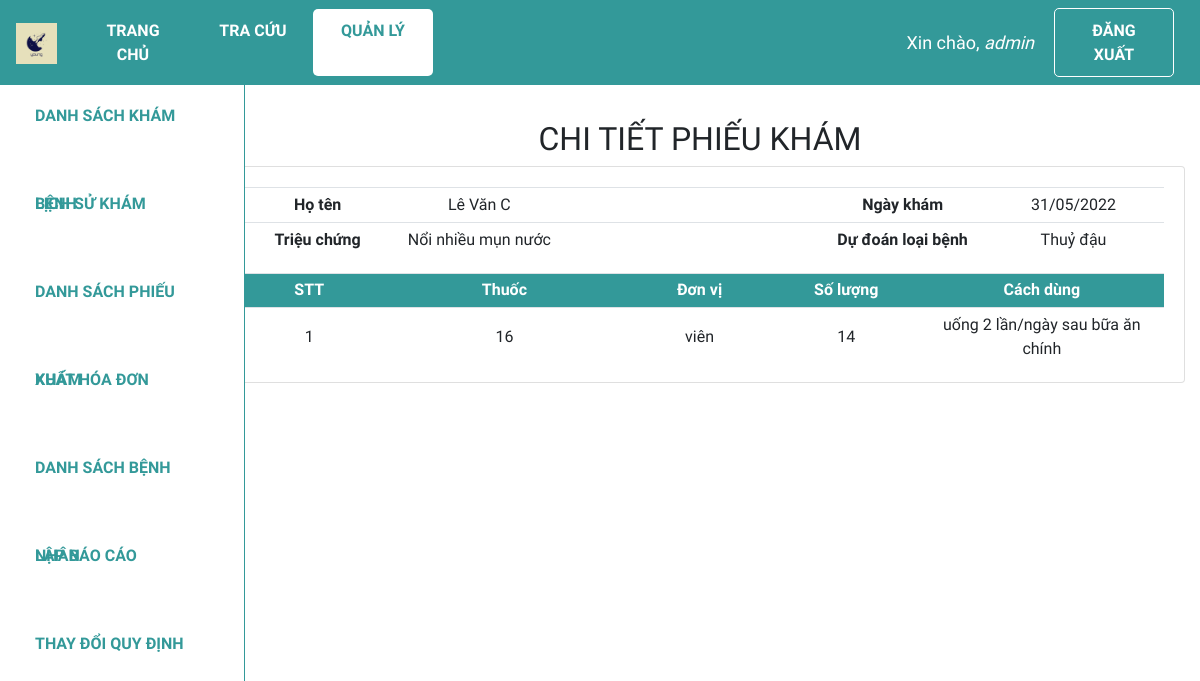
The page /xem_pk/PK1787291070 (signed in) on the database its author committed.
### web_core/models.py (models this page shows, shortened)
class PHIEUKHAM(models.Model):
    id = ShortUUIDField(
        verbose_name='ID phiếu khám',
        length=10,
        max_length=12,
        prefix="PK",
        alphabet="0123456789",
        primary_key=True
    )
    id_benhnhan = models.ForeignKey(BENHNHAN, on_delete = models.CASCADE,verbose_name = 'ID bệnh nhân', null = True)
    ngay_kham = models.DateTimeField('Ngày khám', auto_now_add = True)
    trieu_chung = models.CharField('Triệu chứng', max_length = 100, blank = False)
    loai_benh = models.ForeignKey(DANHMUC, on_delete = models.CASCADE, limit_choices_to = {'loai':'Bệnh'}, related_name = 'benh',verbose_name = 'Loại bệnh',null = True)

class BENHNHAN(models.Model):
    GIOITINH = (
        ('Nam', 'Nam'),
        ('Nữ', 'Nữ'),
    )
    id = ShortUUIDField(
        verbose_name='ID bệnh nhân',
        length=10,
        max_length=12,
        prefix="BN",
        alphabet="0123456789",
        primary_key=True)
    ho_ten = models.CharField('Họ tên', max_length = 100)
    gioi_tinh = models.CharField('Giới tính', max_length = 3, choices = GIOITINH)
    ngay_sinh = models.DateField('Ngày sinh', default = '01/01/1990', null=True)
    dia_chi = models.CharField('Địa chỉ', max_length = 255, null = True)

class DANHMUC(models.Model):
    CATEGORIES = (
        ('Bệnh', 'Bệnh'),
        ('Thuốc', 'Thuốc'),
        ('Đơn vị', 'Đơn vị'),
        ('Cách dùng', 'Cách dùng'),
    )
    id = ShortUUIDField(
        verbose_name='ID Danh mục',
        length=10,
        max_length=12,
        prefix="DM",
        alphabet="0123456789",
        primary_key=True)
    ten = models.CharField('Tên', max_length=255)
    loai = models.CharField('Loại', max_length=20, choices=CATEGORIES)
    gia_tri = models.IntegerField('Giá trị', null=True, blank=True, validators=[MinValueValidator(0)])
    def __str__(self):
        return self.ten

class SUDUNGTHUOC(models.Model):
    id_phieukham = models.ForeignKey('PHIEUKHAM', on_delete = models.CASCADE, verbose_name = 'ID phiếu khám', null = True)
    thuoc = models.ForeignKey(DANHMUC, on_delete = models.CASCADE, limit_choices_to = {'loai':'Thuốc'}, related_name = 'thuoc', verbose_name = 'Thuốc', null = True)
    soluong = models.IntegerField('Số lượng', validators = [MinValueValidator(1)])
    don_vi = models.ForeignKey(DANHMUC, on_delete = models.CASCADE, limit_choices_to = {'loai':'Đơn vị'}, related_name = 'don_vi', verbose_name = 'Đơn vị', null = True)
    cach_dung = models.ForeignKey(DANHMUC, on_delete = models.CASCADE, limit_choices_to = {'loai':'Cách dùng'}, related_name = 'cach_dung', verbose_name = 'Cách dùng', null = True)

### web_core/views.py (the view)
# urls.py: path('xem_pk/<str:id>', views.view_phieukham, name='quanli_xem_phieukham'),
@login_required(login_url='login')
def view_phieukham(request, id):
    phieukham = PHIEUKHAM.objects.get(id=id)
    sdt = SUDUNGTHUOC.objects.filter(id_phieukham = id)
    enum_dsthuoc = enumerate(sdt,start = 1)
    context = {'phieukham':phieukham, 'enum_dsthuoc':enum_dsthuoc}
    return render(request,'web_core/view_phieukham.html', context)

### web_core/templates/web_core/view_phieukham.html (shortened to what this page needs)
{% extends 'web_core/main.html' %}
{% block content %}
<div class="row">
    <div class="col-md-2">
        {% include 'web_core/sidebar.html' %}
    </div>
    <div class="col-md-10">
        <h2 class="table-title" style>CHI TIẾT PHIẾU KHÁM</h2>
        <div class="card card-body">
            <table class="table table-sm">
                <tr>
                    <th class="mid-content">Họ tên</th>
                    <td class="mid-content">{{phieukham.id_benhnhan.ho_ten}}</td>
                    <th class="small-content"></th>
                    <th class="small-content"></th>
                    <th class="small-content"></th>
                    <th class="small-content">Ngày khám</th>
                    <td class="small-content">{{phieukham.ngay_kham|date:"d/m/Y"}}</td>
                </tr>
                <tr>
                    <th class="mid-content">Triệu chứng</th>
                    <td class="mid-content">{{phieukham.trieu_chung}}</td>
                    <th class="small-content"></th>
                    <th class="small-content"></th>
                    <th class="small-content"></th>
                    <th class="mid-content">Dự đoán loại bệnh</th>
                    <td class="mid-content">{{phieukham.loai_benh.ten}}</td>
                </tr>
            </table>
            <table class="table table-sm">
                <tr class="table-head">
                    <th class="small-content">STT</th>
                    <th class="mid-content">Thuốc</th>
                    <th class="small-content">Đơn vị</th>
                    <th class="small-content">Số lượng</th>
                    <th class="mid-content">Cách dùng</th>
                </tr>
                {% for index, sdthuoc in enum_dsthuoc %}
                <tr>
                    <td class="small-content">{{index}}</td>
                    <td class="mid-content">{{sdthuoc.thuoc}}</td>
                    <td class="small-content">{{sdthuoc.don_vi}}</td>
                    <td class="small-content">{{sdthuoc.soluong}}</td>
                    <td class="mid-content">{{sdthuoc.cach_dung}}</td>
                </tr>
                {% endfor %}
            </table>
        </div>
    </div>
</div>
{% endblock %}

### web_core/templates/web_core/navbar.html (shortened to what this page needs)
{% load static %}
<nav class="navbar navbar-expand-lg my-navbar fixed-top">
    <a href="{% url 'home' %}">
        <img class="navbar-brand" alt="logo-brand" src="{% static 'images/favicon.png' %}" height="50"
            style="padding-bottom: 4px" />
    </a>
    <div class="collapse navbar-collapse" id="navbarNav">
        {% with request.resolver_match.url_name as url_name %}
        <div class="navbar-nav">
            <a class="nav-item nav-link my-nav-item {% if url_name == 'home' %}my-nav-active{% endif %}"
                href="{% url 'home' %}">Trang chủ</a>
            <a class="nav-item nav-link my-nav-item {% if url_name == 'lsk_guest' %}my-nav-active{% endif %}"
                href="{% url 'lsk_guest' %}">Tra cứu</a>
            <a class="nav-item nav-link my-nav-item {% if 'quanli' in url_name %}my-nav-active{% endif %}"
                href="{% url 'quanli_dskb' %}">Quản lý</a>
        </div>
        {% endwith %}
    </div>
    {% with request.resolver_match.url_name as url_name %}
    {% if request.user.is_authenticated %}
    <span class="hello-msg">Xin chào, <span> {{request.user}} </span></span>
    <a class="nav-item nav-link my-nav-item my-btn" href="{% url 'logout' %}">Đăng xuất</a>
    {% else %}
    <a class="nav-item nav-link my-nav-item my-btn {% if url_name == 'login' %}my-nav-active{% endif %}"
        href="{% url 'login' %}">Đăng nhập</a>
    {% endif %}
    {% endwith %}
</nav>

### web_core/static/css/main.css (style rules this page uses)
* { font-family: 'Baloo 2', cursive; }
html, body { margin: 0; padding: 0; height: 100%; overflow-x: hidden; }

### web_core/templates/web_core/navbar.html (style rules this page uses)
.my-navbar.fixed-top { position: fixed; color: #fff; background-color: #399; z-index: 10; }
.my-nav-item { color: #fff; font-weight: bold; padding: 9.6px 16px !important; text-transform: uppercase; border-radius: 5px; width: 120px; text-align: center; }
.my-nav-active, .my-nav-active:hover { color: #399; background-color: #fff; }
.my-btn { border: 1px solid #fff; margin-right: 10px; }
.hello-msg { font-size: 18px; color: #fff; margin-right: 20px; }
.hello-msg>span { font-style: italic; }

### web_core/templates/web_core/view_phieukham.html (style rules this page uses)
.col-md-2 { padding: 0; }
.col-md-10 { margin-top: 50px; }
.card-body { padding-bottom: 0px; }
.table-title { text-align: center; }
.table th, .table td { vertical-align: middle; text-align: center; }
.small-content { width: 150px; }
.mid-content { width: 250px; }
.table-head { color: #ffff; background-color: #399; }

### rows shown on the page
PHIEUKHAM: id_benhnhan.ho_ten "Lê Văn C", ngay_kham "31/05/2022", trieu_chung "Nổi nhiều mụn nước", loai_benh.ten "Thuỷ đậu"
SUDUNGTHUOC: index "1", thuoc "16", don_vi "viên", soluong "14", cach_dung "uống 2 lần/ngày sau bữa ăn chính"

### other values the page prints
{{ request.user }} "admin"
